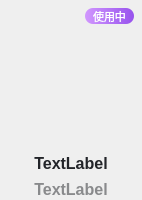
<?xml version="1.0" encoding="UTF-8"?>
<ui version="4.0">
 <class>DressUpPageQPItem</class>
 <widget class="QDialog" name="DressUpPageQPItem">
  <property name="geometry">
   <rect>
    <x>0</x>
    <y>0</y>
    <width>142</width>
    <height>200</height>
   </rect>
  </property>
  <property name="minimumSize">
   <size>
    <width>142</width>
    <height>200</height>
   </size>
  </property>
  <property name="windowTitle">
   <string>Dialog</string>
  </property>
  <widget class="click_label" name="image">
   <property name="geometry">
    <rect>
     <x>0</x>
     <y>0</y>
     <width>142</width>
     <height>142</height>
    </rect>
   </property>
   <property name="text">
    <string/>
   </property>
  </widget>
  <widget class="QLabel" name="time">
   <property name="geometry">
    <rect>
     <x>10</x>
     <y>179</y>
     <width>122</width>
     <height>20</height>
    </rect>
   </property>
   <property name="styleSheet">
    <string notr="true">font-family: &quot;微软雅黑&quot;;
font-weight: 500;
font-size: 16px;
color: rgba(34, 36, 41, 0.5); 
line-height: 22px;
text-align: center;
font-style: normal;</string>
   </property>
   <property name="text">
    <string>TextLabel</string>
   </property>
   <property name="alignment">
    <set>Qt::AlignCenter</set>
   </property>
  </widget>
  <widget class="QLabel" name="name">
   <property name="geometry">
    <rect>
     <x>10</x>
     <y>152</y>
     <width>122</width>
     <height>22</height>
    </rect>
   </property>
   <property name="styleSheet">
    <string notr="true">font-family: &quot;微软雅黑&quot;;
font-weight: 500;
font-size: 16px;
color: #222429;
line-height: 22px;
text-align: center;
font-style: normal;</string>
   </property>
   <property name="text">
    <string>TextLabel</string>
   </property>
   <property name="alignment">
    <set>Qt::AlignCenter</set>
   </property>
  </widget>
  <widget class="QLabel" name="label">
   <property name="geometry">
    <rect>
     <x>85</x>
     <y>8</y>
     <width>49</width>
     <height>16</height>
    </rect>
   </property>
   <property name="styleSheet">
    <string notr="true">background: qlineargradient(x1:0, y1:0, x2:1, y2:0, stop:0 #D197FE, stop:1 #9752ED);
border-radius: 8px;
padding-top: -2px;
font-family: &quot;微软雅黑&quot;;
font-weight: 400;
font-size: 11px;
color: #FFFFFF;
line-height: 16px;</string>
   </property>
   <property name="text">
    <string>使用中</string>
   </property>
   <property name="alignment">
    <set>Qt::AlignCenter</set>
   </property>
  </widget>
 </widget>
 <customwidgets>
  <customwidget>
   <class>click_label</class>
   <extends>QLabel</extends>
   <header location="global">click_label.h</header>
  </customwidget>
 </customwidgets>
 <resources/>
 <connections/>
</ui>
